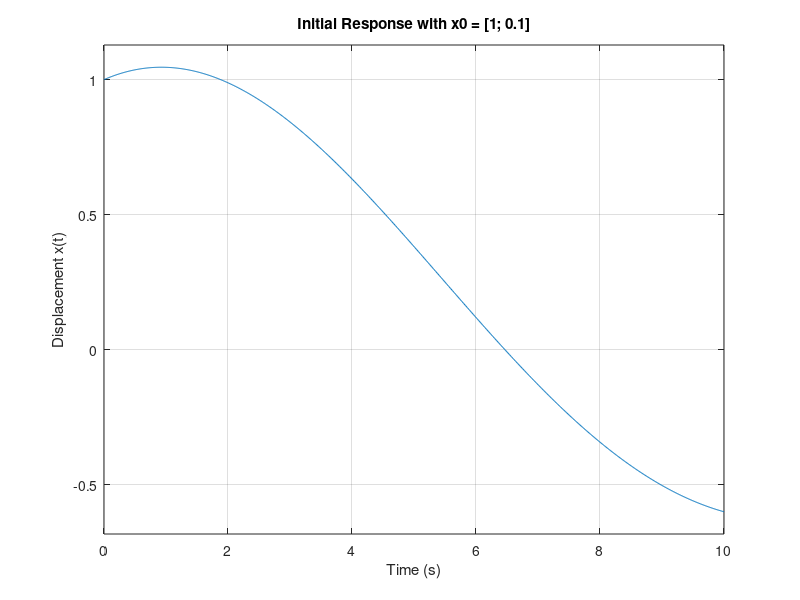
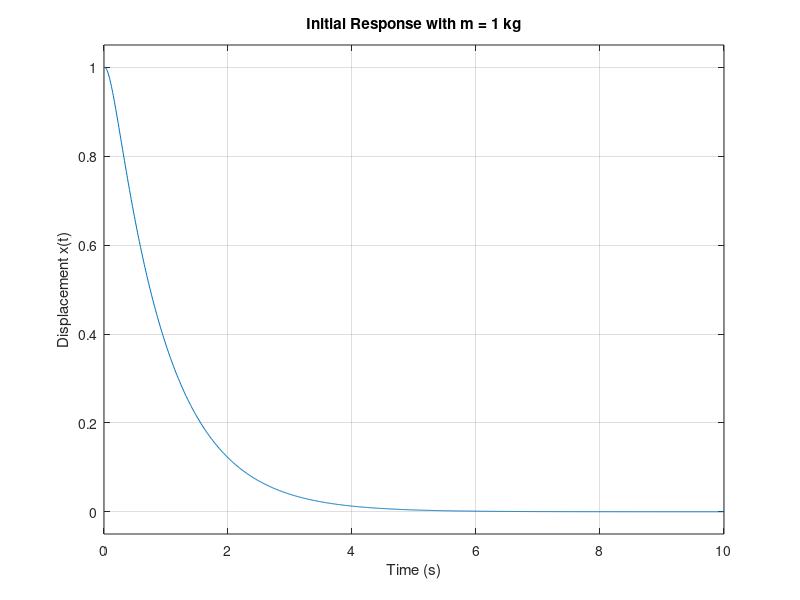

Write the MATLAB code that produced these figures, in order.





clc; clear; close all;

%% Sistem parametreleri
m = 100;   % kg
k = 10;    % N/m
b = 10;    % Ns/m

%% State-space matrisi tanımı
A = [0 1; -k/m -b/m];
B = [0; 1/m];
C = [1 0];
D = 0;

%% Sistem nesnesi
sys = ss(A, B, C, D);

%% b) Mode'lar (eigenvalue'lar)
disp('Eigenvalues (Modes):');
eig_A = eig(A)

%% c) Transfer fonksiyonu
G = tf(sys);
disp('Transfer function G(s):');
G

%% d) Kazanç (gain) ve sıfır/kutup verileri
[z, p, k_gain] = zpkdata(sys, 'v');
disp('Gain:');
disp(k_gain);

%% e) Damping, frekans, zaman sabiti
disp('Damping Info:');
damp(sys)

%% f) Başlangıç koşulları ile sistem tepkisi
x0 = [1; 0.1];   % x(0) = 1 m, x_dot(0) = 0.1 m/s
t = 0:0.01:10;
figure;
initial(sys, x0, t);
title('Initial Response with x0 = [1; 0.1]');
xlabel('Time (s)');
ylabel('Displacement x(t)');
grid on;

%% h) m = 1 kg için tekrar et
m = 1;
A2 = [0 1; -k/m -b/m];
B2 = [0; 1/m];
sys2 = ss(A2, B2, C, D);

disp('New eigenvalues with m = 1:');
eig(A2)

disp('New damping info with m = 1:');
damp(sys2)

figure;
initial(sys2, x0, t);
title('Initial Response with m = 1 kg');
xlabel('Time (s)');
ylabel('Displacement x(t)');
grid on;
